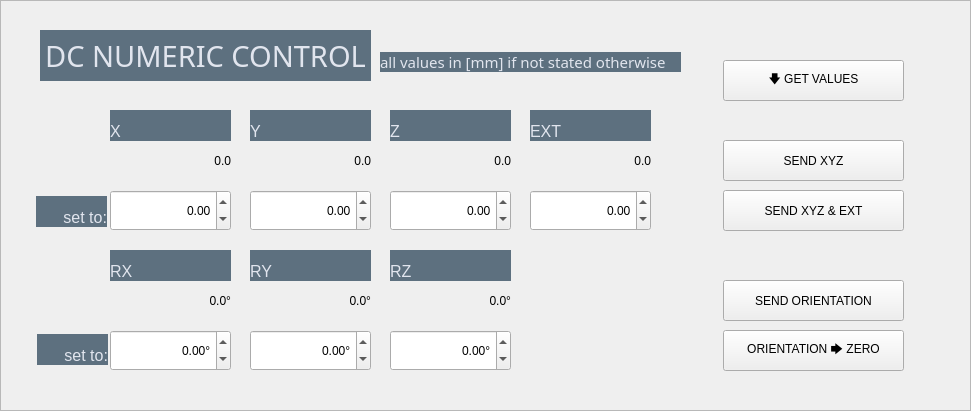
     <widget class="QFrame" name="NC_frame">
      <property name="geometry">
       <rect>
        <x>30</x>
        <y>520</y>
        <width>971</width>
        <height>411</height>
       </rect>
      </property>
      <property name="styleSheet">
       <string notr="true"/>
      </property>
      <property name="frameShape">
       <enum>QFrame::StyledPanel</enum>
      </property>
      <property name="frameShadow">
       <enum>QFrame::Raised</enum>
      </property>
      <widget class="QLabel" name="NC_0_frameLabel">
       <property name="geometry">
        <rect>
         <x>40</x>
         <y>30</y>
         <width>331</width>
         <height>51</height>
        </rect>
       </property>
       <property name="font">
        <font>
         <family>Bahnschrift</family>
         <pointsize>22</pointsize>
        </font>
       </property>
       <property name="styleSheet">
        <string notr="true">border: 0px;
font-size: 22pt;
padding: 0px;
background-color: #5D707F;
color: #E1E5EE;</string>
       </property>
       <property name="text">
        <string>DC NUMERIC CONTROL</string>
       </property>
       <property name="alignment">
        <set>Qt::AlignCenter</set>
       </property>
      </widget>
      <widget class="QPushButton" name="NC_btt_xyzSend">
       <property name="geometry">
        <rect>
         <x>723</x>
         <y>140</y>
         <width>181</width>
         <height>41</height>
        </rect>
       </property>
       <property name="text">
        <string>SEND XYZ</string>
       </property>
      </widget>
      <widget class="QPushButton" name="NC_btt_xyzextSend">
       <property name="geometry">
        <rect>
         <x>723</x>
         <y>190</y>
         <width>181</width>
         <height>41</height>
        </rect>
       </property>
       <property name="text">
        <string>SEND XYZ &amp;&amp; EXT</string>
       </property>
      </widget>
      <widget class="QPushButton" name="NC_btt_rSend">
       <property name="geometry">
        <rect>
         <x>723</x>
         <y>280</y>
         <width>181</width>
         <height>41</height>
        </rect>
       </property>
       <property name="text">
        <string>SEND ORIENTATION</string>
       </property>
      </widget>
      <widget class="QPushButton" name="NC_btt_rZero">
       <property name="geometry">
        <rect>
         <x>723</x>
         <y>330</y>
         <width>181</width>
         <height>41</height>
        </rect>
       </property>
       <property name="text">
        <string>ORIENTATION 🡆 ZERO</string>
       </property>
      </widget>
      <widget class="QLabel" name="NC_disp_ext">
       <property name="geometry">
        <rect>
         <x>530</x>
         <y>140</y>
         <width>121</width>
         <height>41</height>
        </rect>
       </property>
       <property name="text">
        <string>0.0</string>
       </property>
       <property name="alignment">
        <set>Qt::AlignRight|Qt::AlignTrailing|Qt::AlignVCenter</set>
       </property>
      </widget>
      <widget class="QLabel" name="NC_lbl_ext">
       <property name="geometry">
        <rect>
         <x>530</x>
         <y>110</y>
         <width>121</width>
         <height>31</height>
        </rect>
       </property>
       <property name="styleSheet">
        <string notr="true">border: 0px;
font-size: 12pt;
background-color: #5D707F;
color: #E1E5EE;</string>
       </property>
       <property name="text">
        <string>EXT</string>
       </property>
       <property name="alignment">
        <set>Qt::AlignBottom|Qt::AlignLeading|Qt::AlignLeft</set>
       </property>
      </widget>
      <widget class="QLabel" name="NC_lbl_z">
       <property name="geometry">
        <rect>
         <x>390</x>
         <y>110</y>
         <width>121</width>
         <height>31</height>
        </rect>
       </property>
       <property name="styleSheet">
        <string notr="true">border: 0px;
font-size: 12pt;
background-color: #5D707F;
color: #E1E5EE;</string>
       </property>
       <property name="text">
        <string>Z</string>
       </property>
       <property name="alignment">
        <set>Qt::AlignBottom|Qt::AlignLeading|Qt::AlignLeft</set>
       </property>
      </widget>
      <widget class="QLabel" name="NC_disp_z">
       <property name="geometry">
        <rect>
         <x>390</x>
         <y>140</y>
         <width>121</width>
         <height>41</height>
        </rect>
       </property>
       <property name="text">
        <string>0.0</string>
       </property>
       <property name="alignment">
        <set>Qt::AlignRight|Qt::AlignTrailing|Qt::AlignVCenter</set>
       </property>
      </widget>
      <widget class="QLabel" name="NC_disp_x">
       <property name="geometry">
        <rect>
         <x>110</x>
         <y>140</y>
         <width>121</width>
         <height>41</height>
        </rect>
       </property>
       <property name="text">
        <string>0.0</string>
       </property>
       <property name="alignment">
        <set>Qt::AlignRight|Qt::AlignTrailing|Qt::AlignVCenter</set>
       </property>
      </widget>
      <widget class="QLabel" name="NC_lbl_x">
       <property name="geometry">
        <rect>
         <x>110</x>
         <y>110</y>
         <width>121</width>
         <height>31</height>
        </rect>
       </property>
       <property name="styleSheet">
        <string notr="true">border: 0px;
font-size: 12pt;
background-color: #5D707F;
color: #E1E5EE;</string>
       </property>
       <property name="text">
        <string>X</string>
       </property>
       <property name="alignment">
        <set>Qt::AlignBottom|Qt::AlignLeading|Qt::AlignLeft</set>
       </property>
      </widget>
      <widget class="QLabel" name="NC_disp_y">
       <property name="geometry">
        <rect>
         <x>250</x>
         <y>140</y>
         <width>121</width>
         <height>41</height>
        </rect>
       </property>
       <property name="text">
        <string>0.0</string>
       </property>
       <property name="alignment">
        <set>Qt::AlignRight|Qt::AlignTrailing|Qt::AlignVCenter</set>
       </property>
      </widget>
      <widget class="QLabel" name="NC_lbl_y">
       <property name="geometry">
        <rect>
         <x>250</x>
         <y>110</y>
         <width>121</width>
         <height>31</height>
        </rect>
       </property>
       <property name="styleSheet">
        <string notr="true">border: 0px;
font-size: 12pt;
background-color: #5D707F;
color: #E1E5EE;</string>
       </property>
       <property name="text">
        <string>Y</string>
       </property>
       <property name="alignment">
        <set>Qt::AlignBottom|Qt::AlignLeading|Qt::AlignLeft</set>
       </property>
      </widget>
      <widget class="QLabel" name="NC_lbl_set">
       <property name="geometry">
        <rect>
         <x>36</x>
         <y>196</y>
         <width>71</width>
         <height>31</height>
        </rect>
       </property>
       <property name="styleSheet">
        <string notr="true">border: 0px;
font-size: 12pt;
background-color: #5D707F;
color: #E1E5EE;</string>
       </property>
       <property name="text">
        <string>set to:</string>
       </property>
       <property name="alignment">
        <set>Qt::AlignBottom|Qt::AlignRight|Qt::AlignTrailing</set>
       </property>
      </widget>
      <widget class="QLabel" name="NC_lbl_rz">
       <property name="geometry">
        <rect>
         <x>390</x>
         <y>250</y>
         <width>121</width>
         <height>31</height>
        </rect>
       </property>
       <property name="styleSheet">
        <string notr="true">border: 0px;
font-size: 12pt;
background-color: #5D707F;
color: #E1E5EE;</string>
       </property>
       <property name="text">
        <string>RZ</string>
       </property>
       <property name="alignment">
        <set>Qt::AlignBottom|Qt::AlignLeading|Qt::AlignLeft</set>
       </property>
      </widget>
      <widget class="QLabel" name="NC_lbl_ry">
       <property name="geometry">
        <rect>
         <x>250</x>
         <y>250</y>
         <width>121</width>
         <height>31</height>
        </rect>
       </property>
       <property name="styleSheet">
        <string notr="true">border: 0px;
font-size: 12pt;
background-color: #5D707F;
color: #E1E5EE;</string>
       </property>
       <property name="text">
        <string>RY</string>
       </property>
       <property name="alignment">
        <set>Qt::AlignBottom|Qt::AlignLeading|Qt::AlignLeft</set>
       </property>
      </widget>
      <widget class="QLabel" name="NC_lbl_rx">
       <property name="geometry">
        <rect>
         <x>110</x>
         <y>250</y>
         <width>121</width>
         <height>31</height>
        </rect>
       </property>
       <property name="styleSheet">
        <string notr="true">border: 0px;
font-size: 12pt;
background-color: #5D707F;
color: #E1E5EE;</string>
       </property>
       <property name="text">
        <string>RX</string>
       </property>
       <property name="alignment">
        <set>Qt::AlignBottom|Qt::AlignLeading|Qt::AlignLeft</set>
       </property>
      </widget>
      <widget class="QLabel" name="NC_disp_rx">
       <property name="geometry">
        <rect>
         <x>110</x>
         <y>280</y>
         <width>121</width>
         <height>41</height>
        </rect>
       </property>
       <property name="text">
        <string>0.0°</string>
       </property>
       <property name="alignment">
        <set>Qt::AlignRight|Qt::AlignTrailing|Qt::AlignVCenter</set>
       </property>
      </widget>
      <widget class="QLabel" name="NC_disp_ry">
       <property name="geometry">
        <rect>
         <x>250</x>
         <y>280</y>
         <width>121</width>
         <height>41</height>
        </rect>
       </property>
       <property name="text">
        <string>0.0°</string>
       </property>
       <property name="alignment">
        <set>Qt::AlignRight|Qt::AlignTrailing|Qt::AlignVCenter</set>
       </property>
      </widget>
      <widget class="QLabel" name="NC_disp_rz">
       <property name="geometry">
        <rect>
         <x>390</x>
         <y>280</y>
         <width>121</width>
         <height>41</height>
        </rect>
       </property>
       <property name="text">
        <string>0.0°</string>
       </property>
       <property name="alignment">
        <set>Qt::AlignRight|Qt::AlignTrailing|Qt::AlignVCenter</set>
       </property>
      </widget>
      <widget class="QDoubleSpinBox" name="NC_float_x">
       <property name="geometry">
        <rect>
         <x>110</x>
         <y>190</y>
         <width>121</width>
         <height>41</height>
        </rect>
       </property>
       <property name="alignment">
        <set>Qt::AlignRight|Qt::AlignTrailing|Qt::AlignVCenter</set>
       </property>
       <property name="minimum">
        <double>-9999.989999999999782</double>
       </property>
       <property name="maximum">
        <double>9999.989999999999782</double>
       </property>
      </widget>
      <widget class="QDoubleSpinBox" name="NC_float_y">
       <property name="geometry">
        <rect>
         <x>250</x>
         <y>190</y>
         <width>121</width>
         <height>41</height>
        </rect>
       </property>
       <property name="alignment">
        <set>Qt::AlignRight|Qt::AlignTrailing|Qt::AlignVCenter</set>
       </property>
       <property name="minimum">
        <double>-9999.989999999999782</double>
       </property>
       <property name="maximum">
        <double>9999.989999999999782</double>
       </property>
      </widget>
      <widget class="QDoubleSpinBox" name="NC_float_ext">
       <property name="geometry">
        <rect>
         <x>530</x>
         <y>190</y>
         <width>121</width>
         <height>41</height>
        </rect>
       </property>
       <property name="alignment">
        <set>Qt::AlignRight|Qt::AlignTrailing|Qt::AlignVCenter</set>
       </property>
       <property name="minimum">
        <double>-9999.989999999999782</double>
       </property>
       <property name="maximum">
        <double>9999.989999999999782</double>
       </property>
      </widget>
      <widget class="QDoubleSpinBox" name="NC_float_z">
       <property name="geometry">
        <rect>
         <x>390</x>
         <y>190</y>
         <width>121</width>
         <height>41</height>
        </rect>
       </property>
       <property name="alignment">
        <set>Qt::AlignRight|Qt::AlignTrailing|Qt::AlignVCenter</set>
       </property>
       <property name="minimum">
        <double>-9999.989999999999782</double>
       </property>
       <property name="maximum">
        <double>9999.989999999999782</double>
       </property>
      </widget>
      <widget class="QDoubleSpinBox" name="NC_float_rz">
       <property name="geometry">
        <rect>
         <x>390</x>
         <y>330</y>
         <width>121</width>
         <height>41</height>
        </rect>
       </property>
       <property name="alignment">
        <set>Qt::AlignRight|Qt::AlignTrailing|Qt::AlignVCenter</set>
       </property>
       <property name="suffix">
        <string>°</string>
       </property>
       <property name="minimum">
        <double>-9999.989999999999782</double>
       </property>
       <property name="maximum">
        <double>9999.989999999999782</double>
       </property>
      </widget>
      <widget class="QDoubleSpinBox" name="NC_float_ry">
       <property name="geometry">
        <rect>
         <x>250</x>
         <y>330</y>
         <width>121</width>
         <height>41</height>
        </rect>
       </property>
       <property name="alignment">
        <set>Qt::AlignRight|Qt::AlignTrailing|Qt::AlignVCenter</set>
       </property>
       <property name="suffix">
        <string>°</string>
       </property>
       <property name="minimum">
        <double>-9999.989999999999782</double>
       </property>
       <property name="maximum">
        <double>9999.989999999999782</double>
       </property>
      </widget>
      <widget class="QDoubleSpinBox" name="NC_float_rx">
       <property name="geometry">
        <rect>
         <x>110</x>
         <y>330</y>
         <width>121</width>
         <height>41</height>
        </rect>
       </property>
       <property name="alignment">
        <set>Qt::AlignRight|Qt::AlignTrailing|Qt::AlignVCenter</set>
       </property>
       <property name="suffix">
        <string>°</string>
       </property>
       <property name="minimum">
        <double>-9999.989999999999782</double>
       </property>
       <property name="maximum">
        <double>9999.989999999999782</double>
       </property>
      </widget>
      <widget class="QPushButton" name="NC_btt_getValues">
       <property name="geometry">
        <rect>
         <x>723</x>
         <y>60</y>
         <width>181</width>
         <height>41</height>
        </rect>
       </property>
       <property name="text">
        <string>🡇 GET VALUES</string>
       </property>
      </widget>
      <widget class="QLabel" name="NC_0_notice">
       <property name="geometry">
        <rect>
         <x>380</x>
         <y>52</y>
         <width>301</width>
         <height>20</height>
        </rect>
       </property>
       <property name="font">
        <font>
         <family>Bahnschrift</family>
         <pointsize>11</pointsize>
        </font>
       </property>
       <property name="styleSheet">
        <string notr="true">border: 0px;
font-size: 11pt;
padding: 0px;
background-color: #5D707F;
color: #E1E5EE;</string>
       </property>
       <property name="text">
        <string>all values in [mm] if not stated otherwise</string>
       </property>
       <property name="alignment">
        <set>Qt::AlignLeading|Qt::AlignLeft|Qt::AlignVCenter</set>
       </property>
      </widget>
      <widget class="QLabel" name="NC_lbl_set_2">
       <property name="geometry">
        <rect>
         <x>37</x>
         <y>334</y>
         <width>71</width>
         <height>31</height>
        </rect>
       </property>
       <property name="styleSheet">
        <string notr="true">border: 0px;
font-size: 12pt;
background-color: #5D707F;
color: #E1E5EE;</string>
       </property>
       <property name="text">
        <string>set to:</string>
       </property>
       <property name="alignment">
        <set>Qt::AlignBottom|Qt::AlignRight|Qt::AlignTrailing</set>
       </property>
      </widget>
      <zorder>NC_lbl_ext</zorder>
      <zorder>NC_lbl_z</zorder>
      <zorder>NC_lbl_x</zorder>
      <zorder>NC_lbl_y</zorder>
      <zorder>NC_lbl_set</zorder>
      <zorder>NC_0_frameLabel</zorder>
      <zorder>NC_btt_xyzSend</zorder>
      <zorder>NC_btt_xyzextSend</zorder>
      <zorder>NC_btt_rSend</zorder>
      <zorder>NC_btt_rZero</zorder>
      <zorder>NC_disp_ext</zorder>
      <zorder>NC_disp_z</zorder>
      <zorder>NC_disp_x</zorder>
      <zorder>NC_disp_y</zorder>
      <zorder>NC_lbl_rz</zorder>
      <zorder>NC_lbl_ry</zorder>
      <zorder>NC_lbl_rx</zorder>
      <zorder>NC_disp_rx</zorder>
      <zorder>NC_disp_ry</zorder>
      <zorder>NC_disp_rz</zorder>
      <zorder>NC_float_x</zorder>
      <zorder>NC_float_y</zorder>
      <zorder>NC_float_ext</zorder>
      <zorder>NC_float_z</zorder>
      <zorder>NC_float_rz</zorder>
      <zorder>NC_float_ry</zorder>
      <zorder>NC_float_rx</zorder>
      <zorder>NC_btt_getValues</zorder>
      <zorder>NC_0_notice</zorder>
      <zorder>NC_lbl_set_2</zorder>
     </widget>
